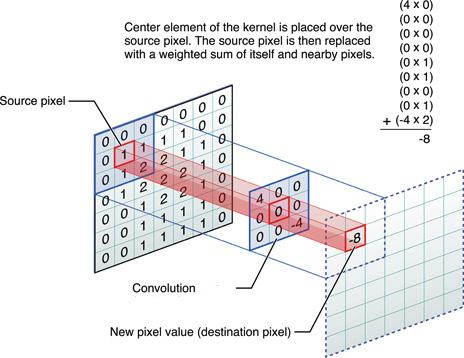
#> input picture material/aulas/lab04/convolution.png, 464 x 358 px, given in place of the camera
$ python webcam.py   (older library calls are emulated)
#> lines starting #> are read from the running program, lines starting #| are printed output that depends on the picture
#> further down, frame is the input picture: shape (358, 464, 3); mean B, G, R 236.1, 234.9, 236.1
#!/usr/bin/python
# -*- coding: utf-8 -*-

# Programa simples com camera webcam e opencv

import cv2
import os,sys, os.path
import numpy as np


def image_da_webcam(img):
    """
    ->>> !!!! FECHE A JANELA COM A TECLA ESC !!!! <<<<-
        deve receber a imagem da camera e retornar uma imagems filtrada.
    """
    img = cv2.cvtColor(img,cv2.COLOR_BGR2GRAY)
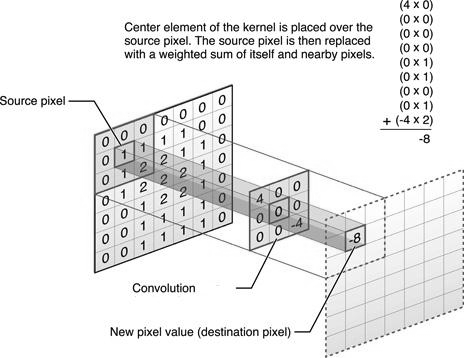
#> img: shape (358, 464); min 0, max 255, mean 235.4
     # Detect edges in the image and threshold it
    edges = cv2.Laplacian(img, cv2.CV_8U, ksize=5)
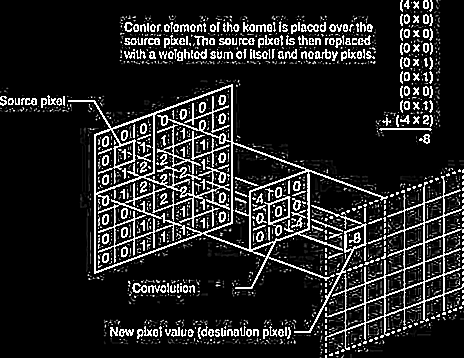
#> edges: shape (358, 464); min 0, max 255, mean 35.3

    ret, mask = cv2.threshold(edges, 100, 255, cv2.THRESH_BINARY_INV)
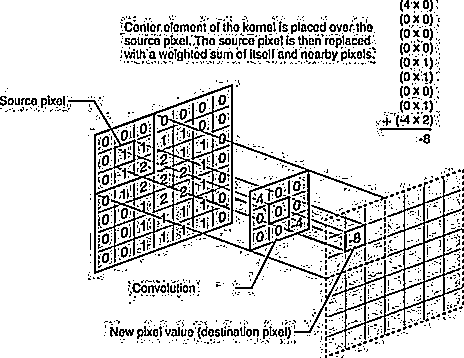
#> mask: shape (358, 464); 86.2% white; black in thin lines or dots

    return mask


vc = cv2.VideoCapture(0) ### significa que vou usar a minha webcam, 1,2,3

#vc = cv2.VideoCapture("people-walking.mp4") ### suport video mp4. .avi  .mkv

#vc = cv2.VideoCapture("rtsp://192.168.52.25:800") ### significa que vou usar a minha webcam, 1,2,3


if vc.isOpened(): # try to get the first frame
    rval, frame = vc.read()
else:
    rval = False

while rval:

    img = image_da_webcam(frame)

    cv2.imshow("preview", img)
    cv2.imshow("original", frame)

    rval, frame = vc.read()
    key = cv2.waitKey(20)
#> (key Esc is pressed here)
    if key == 27: # exit on ESC
        break

cv2.destroyWindow("preview")
vc.release()
